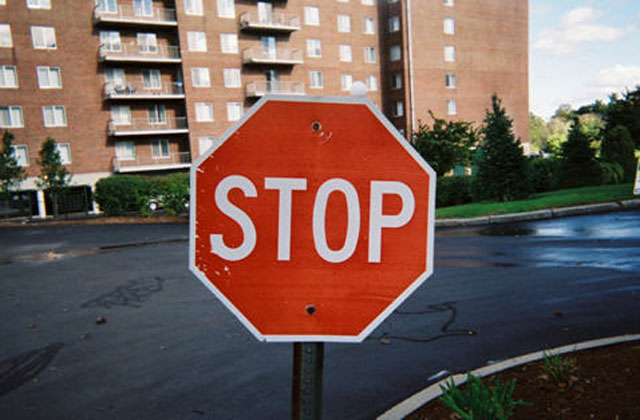
#> input picture stop/1.jpg, 640 x 420 px; its folder holds only this picture in this run
$ python tesAll.py
#> lines starting #> are read from the running program, lines starting #| are printed output that depends on the picture
import cv2
import numpy as np
import os
from matplotlib import pyplot as plt

def ambil_gambar():
    if not os.path.exists('neg'):
        os.mkdir('neg')

    #Untuk looping ambil gambar. Looping di sesuaikan dengan jumlah gambar
    for num_image in range(50):
        try:
            print('gambar ke-'+str(num_image))
            img = cv2.imread('stop/'+str(num_image+1)+'.jpg',cv2.IMREAD_GRAYSCALE)
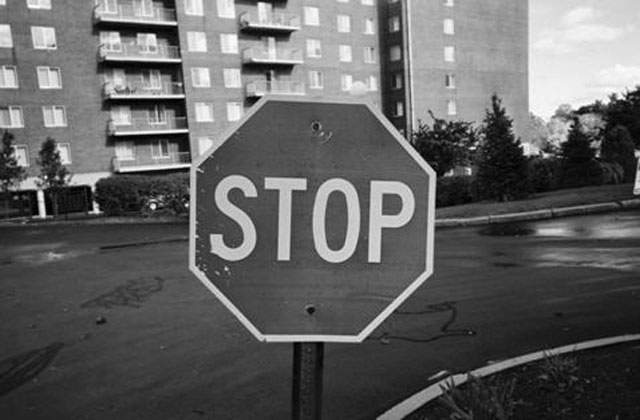
#> img: shape (420, 640); min 0, max 255, mean 97.4
            resize_img = cv2.resize(img,(100, 100))
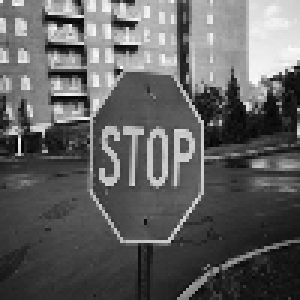
#> resize_img: shape (100, 100) (shown 3 times larger); min 2, max 251, mean 97.3
            cv2.imwrite("neg/"+str(num_image+1)+".jpg", resize_img)
        except Exception as e:
            print(str(e))

    print("done!")


def buat_pos_neg():
    for file_type in ['neg']:
        for img in os.listdir(file_type):
            if file_type=='pos':
                line = file_type+'/'+img+' 1 0 0 50 50\n'#jumlah object dalam gambar, asumsinya 1, terus ukurannya 50, 50
                with open('info.dat', 'a') as f:
                    f.write(line)
            elif file_type == 'neg':
                line = file_type+'/'+img+'\n'
                with open('bg.txt','a') as f:
                    f.write(line)
    print("done!!")

ambil_gambar()
buat_pos_neg()
